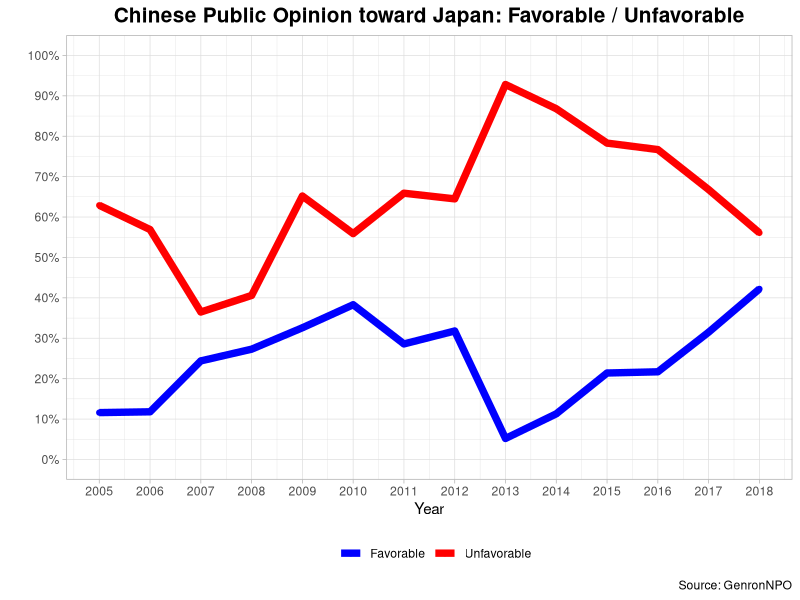
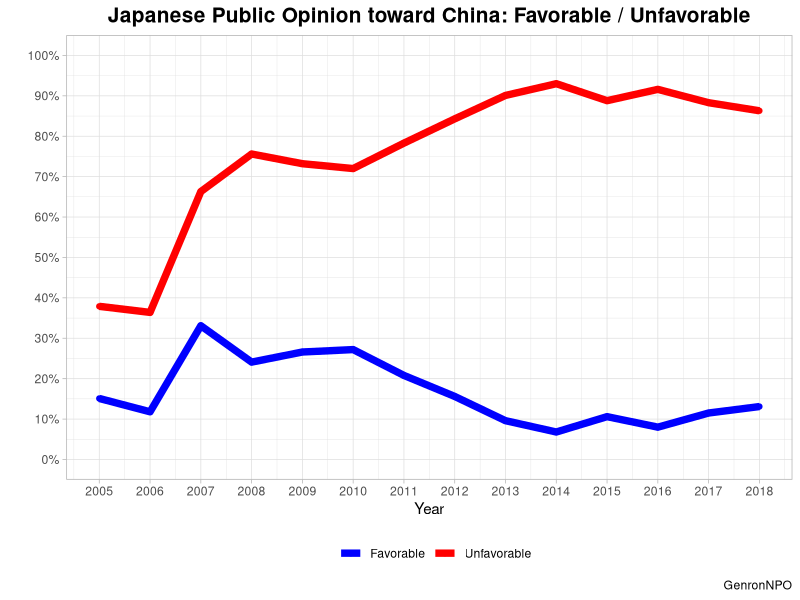

Reproduce these figures in R, in order.
## ---- chunk 1
knitr::opts_chunk$set(echo = TRUE)
## ---- chunk 2
library(tidyverse)
library(readxl)
theme_set(theme_light())

genron_poll <- read_excel("genron_npo.xlsx") %>% rename(year = "...1")
## ---- chunk 3
genron_poll %>% 
  rename("Favorable" = china_f, 
         "Unfavorable" = china_u) %>% 
  gather(china, value, Favorable, Unfavorable) %>% 
  ggplot(aes(x = year, y = value / 100, color = china)) +
  geom_point() +
  geom_line(size = 2.5) + 
  scale_x_continuous(limits = c(2005, 2018), 
                     breaks = seq(2005, 2018, 1)) +
  scale_y_continuous(limits = c(0, 1), 
                     breaks = seq(0, 1, .1), 
                     labels = scales::percent_format()) +
  theme(legend.position = "bottom") +
  scale_color_discrete(labels = c("Favorable", "Unfavorable")) + 
  scale_colour_manual(values = c("blue", "red")) +
  labs(title = "Chinese Public Opinion toward Japan: Favorable / Unfavorable", 
       x = "Year", 
       y = " ", 
       color = " ", 
       caption = "Source: GenronNPO") +
  theme(plot.title = element_text(face = "bold", hjust = .5, size = 15))
  
## ---- chunk 4
genron_poll %>% 
  rename("Favorable" = japan_f, 
         "Unfavorable" = japan_u) %>% 
  gather(china, value, Favorable, Unfavorable) %>% 
  ggplot(aes(x = year, y = value / 100, color = china)) +
  geom_point() +
  geom_line(size = 2.5) + 
  scale_x_continuous(limits = c(2005, 2018), 
                     breaks = seq(2005, 2018, 1)) +
  scale_y_continuous(limits = c(0, 1), 
                     breaks = seq(0, 1, .1), 
                     labels = scales::percent_format()) +
  theme(legend.position = "bottom") +
  scale_color_discrete(labels = c("Favorable", "Unfavorable")) + 
  scale_colour_manual(values = c("blue", "red")) +
  labs(title = "Japanese Public Opinion toward China: Favorable / Unfavorable", 
       x = "Year", 
       y = " ", 
       color = " ", 
       caption = "GenronNPO") +
  theme(plot.title = element_text(face = "bold", hjust = .5, size = 15))
